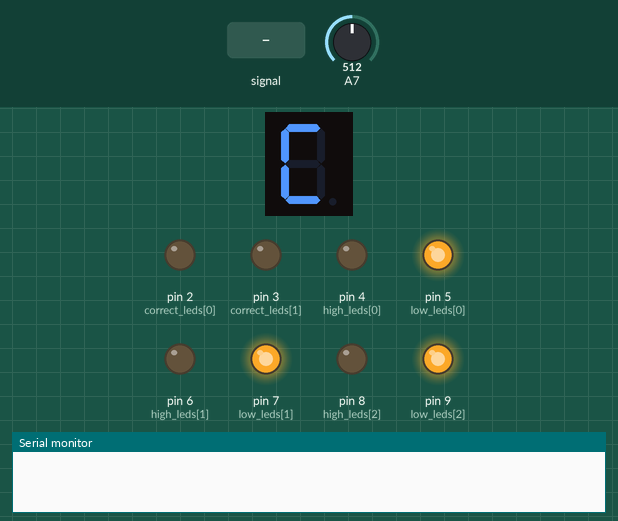
The sketch below on a simulated Arduino Uno, built with avr-gcc and run on an emulated ATmega328P. Shown: 1-digit seven-segment display, output pins drawn as LEDs (lit = HIGH), the last lines printed to the serial monitor. Wiring (inferred from the names in the program): 1-digit 7-segment display, segments lit when HIGH: segments A3, A2, pin 12, pin 11, pin 10, A4, A5, pin 13. Dashed ring = blinking. The inputs (shaded band) are chosen by the test bench; at power-on: A7 = 512. The segment pins are drawn as the display they are named for; pins used as bus, display or sensor lines are not drawn.

Above: at 1.2 s.
1.3 s: A7 fed a 200 Hz sine of ±255 counts around its level
At 3.38 s:
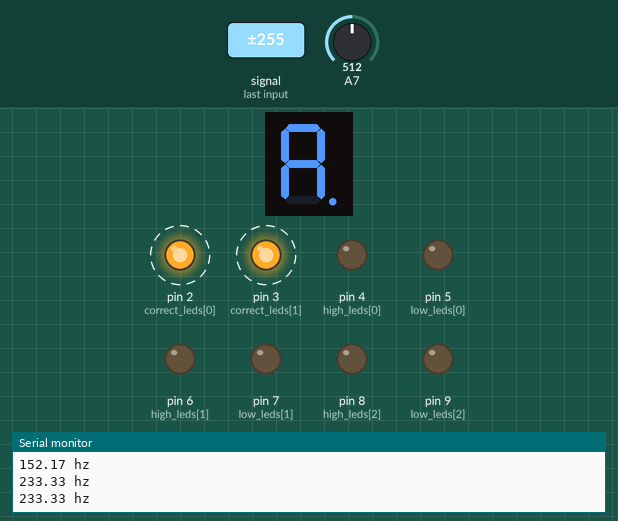
3.5 s: A7 fed a 1000 Hz sine of ±255 counts around its level
At 3.97 s:
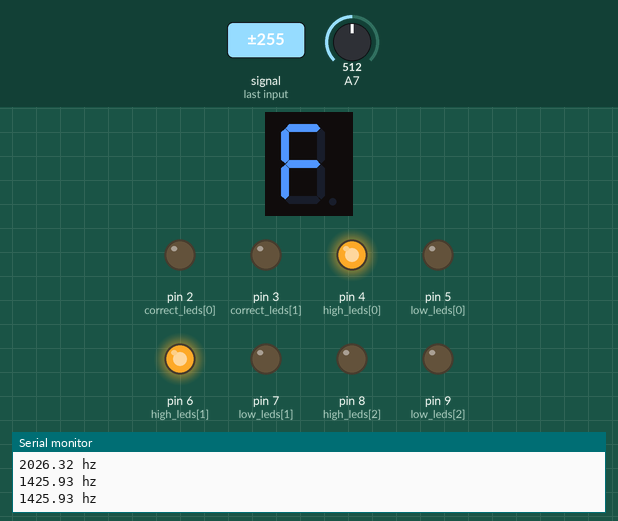
5.3 s: A7 fed a 50 Hz sine of ±306 counts around its level
At 6.38 s:
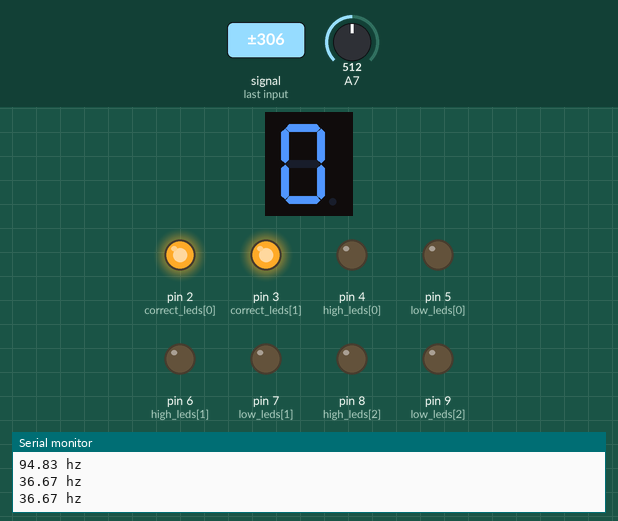
7.7 s: A7 set to 0
At 9.1 s:
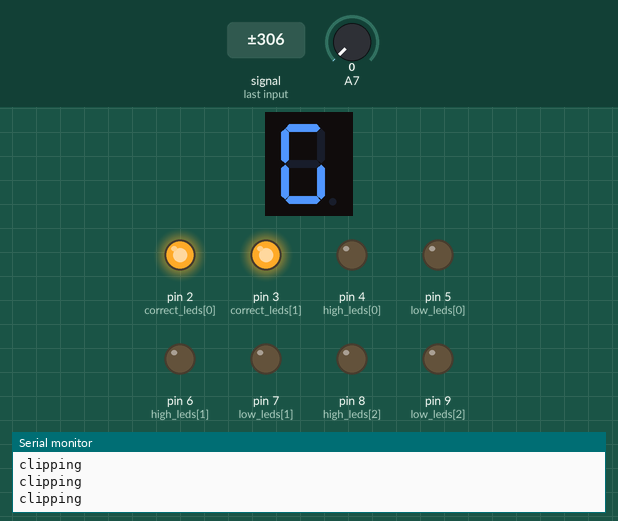
Timing chart, 0 to 10.6 s (numbered marks = the images above; inputs shaded):
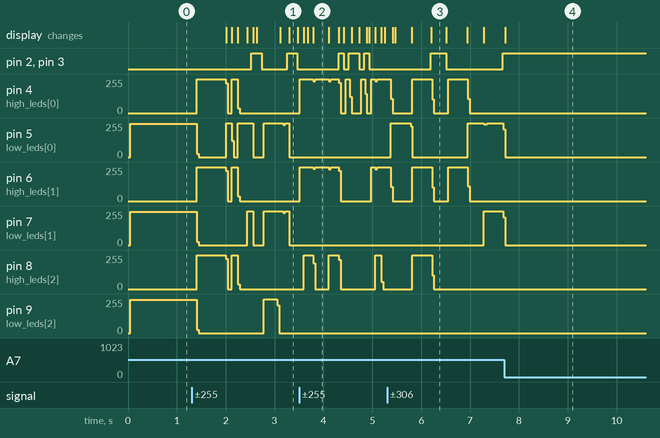

Measured:
- after the input at 1.3 s, pin 2 (correct_leds[0]), pin 3 (correct_leds[1]): alternates HIGH for 0.21 s and LOW for 0.53 s, starting after 1.2 s
- after the input at 3.5 s, pin 2 (correct_leds[0]), pin 3 (correct_leds[1]): goes HIGH 0.10 s, LOW 0.11 s, HIGH 0.21 s, LOW 0.11 s, HIGH 0.10 s, then LOW, starting after 0.81 s
- after the input at 5.3 s, pin 7 (low_leds[1]): 0/255 → 254/255 after 2.0 s, → 208/255 0.40 s later; pin 8 (high_leds[2]): 0/255 → 253/255 after 0.52 s, → 0/255 0.40 s later
- after the input at 7.7 s, pin 2 (correct_leds[0]), pin 3 (correct_leds[1]): stays HIGH (without the input it goes to LOW after 0.28 s)

The sketch:

RTOS_tuner.ino
```cpp
#include <Arduino_FreeRTOS.h>
#include <math.h>

// Output pin connections
#define SEG_A A3
#define SEG_B A2
#define SEG_C 12
#define SEG_D 11
#define SEG_E 10
#define SEG_F A4
#define SEG_G A5
#define SEG_DP 13

#define NUMBER_OF_LEDS 3

const int correct_leds[2] = {2, 3};
const int low_leds[NUMBER_OF_LEDS] = {5, 7, 9};
const int high_leds[NUMBER_OF_LEDS] = {4, 6, 8};

// Clipping indicator variables
boolean clipping = 0;

// Data storage variables
byte newData = 0;
byte prevData = 0;
unsigned int time = 0;        //keeps time and sends vales to store in timer[] occasionally
int timer[10];                //storage for timing of events
int slope[10];                //storage for slope of events
unsigned int totalTimer;      //used to calculate period
unsigned int period;          //storage for period of wave
byte index = 0;               //current storage index
float frequency;              //storage for frequency calculations
int maxSlope = 0;             //used to calculate max slope as trigger point
int newSlope;                 //storage for incoming slope data

// Variables for decided whether you have a match
byte noMatch = 0;             //counts how many non-matches you've received to reset variables if it's been too long
byte slopeTol = 3;            //slope tolerance- adjust this if you need (default = 3)
int timerTol = 10;            //timer tolerance- adjust this if you need (default = 10)

// Variables for amp detection
unsigned int ampTimer = 0;
byte maxAmp = 0;
byte checkMaxAmp;
byte ampThreshold = 24;       //raise if you have a very noisy signal (default = 30) (8 -> vpp = 350mV)

// Variables for frequency to note conversion
float correctFrequency;
int octave;

// Functions forward declaration
void reset(void);
void checkClipping();

// Define two tasks for Blink & AnalogRead
void TaskReadFrequency(void *pvParameters);
void TaskShowOutput(void *pvParameters);

// The setup function runs once when you press reset or power the board
void setup() {
  Serial.begin(9600);

  // Outputs 7SEG
  pinMode(SEG_A, OUTPUT);
  pinMode(SEG_B, OUTPUT);
  pinMode(SEG_C, OUTPUT);
  pinMode(SEG_D, OUTPUT);
  pinMode(SEG_E, OUTPUT);
  pinMode(SEG_F, OUTPUT);
  pinMode(SEG_G, OUTPUT);
  pinMode(SEG_DP, OUTPUT);

  // Output LEDS
  pinMode(correct_leds[0], OUTPUT);
  pinMode(correct_leds[1], OUTPUT);
  for (int i = 0; i < NUMBER_OF_LEDS; i++) {
    pinMode(low_leds[i], OUTPUT);
    pinMode(high_leds[i], OUTPUT);
  }

  // Create tasks
  xTaskCreate(TaskReadFrequency, "ReadFrequency", 128, NULL, 2, NULL);  //Task, Name, Stack size, PvParameters, Priority, PuxStackBuffer, pxTaskBuffer
  xTaskCreate(TaskShowOutput, "ShowOutput", 128, NULL, 1, NULL);  //Task, Name, Stack size, PvParameters, Priority, PuxStackBuffer, pxTaskBuffer


  // Now the task scheduler, which takes over control of scheduling individual tasks, is automatically started.
}

void loop()
{
  // Empty. Things are done in Tasks.
}

/*--------------------------------------------------*/
/*---------------------- Tasks ---------------------*/
/*--------------------------------------------------*/
void TaskReadFrequency(void *pvParameters){
  (void) pvParameters;

  cli();//diable interrupts

  //set up continuous sampling of analog pin 0 at 38.5kHz

  //clear ADCSRA and ADCSRB registers
  ADCSRA = 0;
  ADCSRB = 0;

  ADMUX |= (1 << MUX2) | (1 << MUX1) | (1 << MUX0);       //Select ADC7 (A0)
  ADMUX |= (1 << REFS0);                                  //set reference voltage
  ADMUX |= (1 << ADLAR);                                  //left align the ADC value- so we can read highest 8 bits from ADCH register only

  ADCSRA |= (1 << ADPS2) | (1 << ADPS0);                  //set ADC clock with 32 prescaler- 16mHz/32=500kHz
  ADCSRA |= (1 << ADATE);                                 //enabble auto trigger
  ADCSRA |= (1 << ADIE);                                  //enable interrupts when measurement complete
  ADCSRA |= (1 << ADEN);                                  //enable ADC
  ADCSRA |= (1 << ADSC);                                  //start ADC measurements

  sei();                                                  //enable interrupts

  for(;;){                                  //inf loop
    checkClipping();

    if (checkMaxAmp>ampThreshold){
      frequency = 38500/float(period);      //calculate frequency timer rate/period


      // print results
      Serial.print(frequency);
      Serial.println(" hz");
    }

    vTaskDelay(100/portTICK_PERIOD_MS); // wait for 100 ms
  }
}

void TaskShowOutput(void *pvParameters) {
  (void) pvParameters;

  for(;;) {                                 //inf loop
    checkNote(frequency);
    determineNumberOfLeds(frequency);
  }
}

/*--------------------------------------------------*/
/*-------------------- Functions -------------------*/
/*--------------------------------------------------*/
//clean out some variables
void reset(){
  index = 0;                    //reset index
  noMatch = 0;                  //reset match couner
  maxSlope = 0;                 //reset slope
}

//manage clipping indication
void checkClipping(){
  if (clipping){               //if currently clipping
    clipping = 0;
  }
}

// Displays a note on the 7SEG-display
void displayNote(char note, bool sharp) {
  switch (note) {
    case 'A':
      digitalWrite(SEG_A, HIGH);
      digitalWrite(SEG_B, HIGH);
      digitalWrite(SEG_C, HIGH);
      digitalWrite(SEG_D, LOW);
      digitalWrite(SEG_E, HIGH);
      digitalWrite(SEG_F, HIGH);
      digitalWrite(SEG_G, HIGH);
      sharp ? digitalWrite(SEG_DP, HIGH) : digitalWrite(SEG_DP, LOW);
      break;
    case 'B':
      digitalWrite(SEG_A, HIGH);
      digitalWrite(SEG_B, HIGH);
      digitalWrite(SEG_C, HIGH);
      digitalWrite(SEG_D, HIGH);
      digitalWrite(SEG_E, HIGH);
      digitalWrite(SEG_F, HIGH);
      digitalWrite(SEG_G, HIGH);
      digitalWrite(SEG_DP, LOW);    // B# doesn't exist
      break;
    case 'C':
      digitalWrite(SEG_A, HIGH);
      digitalWrite(SEG_B, LOW);
      digitalWrite(SEG_C, LOW);
      digitalWrite(SEG_D, HIGH);
      digitalWrite(SEG_E, HIGH);
      digitalWrite(SEG_F, HIGH);
      digitalWrite(SEG_G, LOW);
      sharp ? digitalWrite(SEG_DP, HIGH) : digitalWrite(SEG_DP, LOW);
      break;
    case 'D':
      digitalWrite(SEG_A, HIGH);
      digitalWrite(SEG_B, HIGH);
      digitalWrite(SEG_C, HIGH);
      digitalWrite(SEG_D, HIGH);
      digitalWrite(SEG_E, HIGH);
      digitalWrite(SEG_F, HIGH);
      digitalWrite(SEG_G, LOW);
      sharp ? digitalWrite(SEG_DP, HIGH) : digitalWrite(SEG_DP, LOW);
      break;
    case 'E':
      digitalWrite(SEG_A, HIGH);
      digitalWrite(SEG_B, LOW);
      digitalWrite(SEG_C, LOW);
      digitalWrite(SEG_D, HIGH);
      digitalWrite(SEG_E, HIGH);
      digitalWrite(SEG_F, HIGH);
      digitalWrite(SEG_G, HIGH);
      digitalWrite(SEG_DP, LOW);    // E# doesn't exist
      break;
    case 'F':
      digitalWrite(SEG_A, HIGH);
      digitalWrite(SEG_B, LOW);
      digitalWrite(SEG_C, LOW);
      digitalWrite(SEG_D, LOW);
      digitalWrite(SEG_E, HIGH);
      digitalWrite(SEG_F, HIGH);
      digitalWrite(SEG_G, HIGH);
      sharp ? digitalWrite(SEG_DP, HIGH) : digitalWrite(SEG_DP, LOW);
      break;
    case 'G':
      digitalWrite(SEG_A, HIGH);
      digitalWrite(SEG_B, LOW);
      digitalWrite(SEG_C, HIGH);
      digitalWrite(SEG_D, HIGH);
      digitalWrite(SEG_E, HIGH);
      digitalWrite(SEG_F, HIGH);
      digitalWrite(SEG_G, LOW);
      sharp ? digitalWrite(SEG_DP, HIGH) : digitalWrite(SEG_DP, LOW);
      break;
    default:
      digitalWrite(SEG_A, LOW);
      digitalWrite(SEG_B, LOW);
      digitalWrite(SEG_C, LOW);
      digitalWrite(SEG_D, LOW);
      digitalWrite(SEG_E, LOW);
      digitalWrite(SEG_F, LOW);
      digitalWrite(SEG_G, LOW);
      digitalWrite(SEG_DP, LOW);
      break;
  }
}

// Puts the green LEDs on or off
void powerCorrectLeds(bool on) {
  if (on) {
    digitalWrite(correct_leds[0], HIGH);
    digitalWrite(correct_leds[1], HIGH);
  } else {
    digitalWrite(correct_leds[0], LOW);
    digitalWrite(correct_leds[1], LOW);
  }
}

// Toggle a number of leds on
void setLeds(int leds[NUMBER_OF_LEDS], int number) {
  for (int i = 0; i < NUMBER_OF_LEDS; i++) {
    digitalWrite(leds[i], LOW);
  }

  for (int j = 0; j < number; j++) {
    digitalWrite(leds[j], HIGH);
  }
}

// Controls the output of the LED's based on the measured frequency
void determineNumberOfLeds(float frequency) {

  // Calculate the margin of error (music tones are log2 based => exponential error)
  float error = 0.125*pow(2,octave);

  // Frequency < correctFrequeny of the closest tone
  if (frequency < correctFrequency - error) {

    // Calculate previous tone and the halfway point between the previous tone's frequency and the closest tone's frequency
    float previous_tone = correctFrequency * pow(2,-1.0/12);
    float halfway_previous_tone = calculateHalfway(previous_tone, correctFrequency - error);

    // Divide the difference between the halfway point and the correct frequency of the closest tone in three parts
    float one_third = halfway_previous_tone + 2 * (correctFrequency - error - halfway_previous_tone)/3;
    float two_thirds = halfway_previous_tone + (correctFrequency - error - halfway_previous_tone)/3;

    // Reset LED's
    powerCorrectLeds(false);

    // Determine in which third the measured frequency belongs and display the LED's accordingly
    setLeds(high_leds, 0);
    if (frequency < two_thirds) {
      setLeds(low_leds, 3);
    } else if (frequency < one_third) {
      setLeds(low_leds, 2);
    } else {
      setLeds(low_leds, 1);
    }
    // Debugging
    // Serial.print(frequency);
    // Serial.print(",");
    // Serial.print(correctFrequency);
    // Serial.print(",");
    // Serial.print(one_third);
    // Serial.print(",");
    // Serial.print(two_thirds);
    // Serial.print(",");
    // Serial.println(halfway_previous_tone);

  // Frequency > correctFrequeny of the closest tone
  } else if (frequency > correctFrequency + error) {

    // Calculate next tone and the halfway point between the next tone's frequency and the closest tone's frequency
    float next_tone = correctFrequency * pow(2,1.0/12);
    float halfway_next_tone = calculateHalfway(correctFrequency + error, next_tone);

    // Divide the difference between the halfway point and the correct frequency of the closest tone in three parts
    float one_third = halfway_next_tone - 2 * (halfway_next_tone - (correctFrequency + error))/3;
    float two_thirds = halfway_next_tone - (halfway_next_tone - (correctFrequency + error))/3;

    // Reset LED's
    powerCorrectLeds(false);

    // Determine in which third the measured frequency belongs and display the LED's accordingly
    setLeds(low_leds, 0);
    if (frequency > two_thirds) {
      setLeds(high_leds, 3);
    } else if (frequency > one_third) {
      setLeds(high_leds, 2);
    } else {
      setLeds(high_leds, 1);
    }
    // Debugging
    // Serial.print(frequency);
    // Serial.print(",");
    // Serial.print(correctFrequency);
    // Serial.print(",");
    // Serial.print(one_third);
    // Serial.print(",");
    // Serial.print(two_thirds);
    // Serial.print(",");
    // Serial.println(halfway_next_tone);

  // If the measured frequency is within the margin for error
  } else {
    // Power green LED's and reset other LED's
    powerCorrectLeds(true);
    setLeds(low_leds, 0);
    setLeds(high_leds, 0);
  }
}

// Determine the correct frequency and display the note on 7SEG
void checkNote(float frequency){

  // Calculate the octave of the measured frequency
  octave = floor((log(frequency/16.35)/log(2)));

  // Calculate all the tones in this frequency
  float c_note =        16.35*pow(2,octave);
  float c_sharp_note =  17.32*pow(2,octave);
  float d_note =        18.35*pow(2,octave);
  float d_sharp_note =  19.45*pow(2,octave);
  float e_note =        20.60*pow(2,octave);
  float f_note =        21.83*pow(2,octave);
  float f_sharp_note =  23.12*pow(2,octave);
  float g_note =        24.50*pow(2,octave);
  float g_sharp_note =  25.96*pow(2,octave);
  float a_note =        27.50*pow(2,octave);
  float a_sharp_note =  29.14*pow(2,octave);
  float b_note =        30.87*pow(2,octave);
  float higher_c_note = 16.35*pow(2,octave+1);

  // Check the closest tone to the measured frequency
  if (frequency > calculateHalfway(c_note, c_sharp_note)) {
    if (frequency > calculateHalfway(c_sharp_note, d_note)) {
      if (frequency > calculateHalfway(d_note, d_sharp_note)) {
        if (frequency > calculateHalfway(d_sharp_note, e_note)) {
          if (frequency > calculateHalfway(e_note, f_note)) {
            if (frequency > calculateHalfway(f_note, f_sharp_note)) {
              if (frequency > calculateHalfway(f_sharp_note, g_note)) {
                if (frequency > calculateHalfway(g_note, g_sharp_note)) {
                  if (frequency > calculateHalfway(g_sharp_note,a_note)) {
                    if (frequency > calculateHalfway(a_note, a_sharp_note)) {
                      if (frequency > calculateHalfway(a_sharp_note, b_note)) {
                        if (frequency > calculateHalfway(b_note, higher_c_note)) {
                          // C
                          displayNote('C', false);
                          correctFrequency = higher_c_note;
                        } else {
                          // B
                          displayNote('B', false);
                          correctFrequency = b_note;
                        }
                      } else {
                        // A#
                        displayNote('A', true);
                        correctFrequency = a_sharp_note;
                      }
                    } else {
                      // A
                      displayNote('A', false);
                      correctFrequency = a_note;
                    }
                  } else {
                    // G#
                    displayNote('G', true);
                    correctFrequency = g_sharp_note;
                  }
                } else {
                  // G
                  displayNote('G', false);
                  correctFrequency = g_note;
                }
              } else {
                // F#
                displayNote('F', true);
                correctFrequency = f_sharp_note;
              }
            } else {
              // F
              displayNote('F', false);
              correctFrequency = f_note;
            }
          } else {
            // E
            displayNote('E', false);
            correctFrequency = e_note;
          }
        } else {
          // D#
          displayNote('D', true);
          correctFrequency = d_sharp_note;
        }
      } else {
        // D
        displayNote('D', false);
        correctFrequency = d_note;
      }
    } else {
      // C#
      displayNote('C', true);
      correctFrequency = c_sharp_note;
    }
  } else {
    // C
    displayNote('C', false);
    correctFrequency = c_note;
  }
}

// Helper function (could be improved by calculating the logaritmic halfway point instead of the linear)
float calculateHalfway(float low, float high) {
  float halfway = low + (high - low)/2;
  return halfway;
}
/*--------------------------------------------------*/
/*----------------------- ISR ----------------------*/
/*--------------------------------------------------*/
ISR(ADC_vect) {                                 //when new ADC value ready
  //PORTB &= B11101111;                           //set pin 12 low
  prevData = newData;                           //store previous value
  newData = ADCH;                               //get value from A0
  if (prevData < 127 && newData >=127){         //if increasing and crossing midpoint
    newSlope = newData - prevData;              //calculate slope
    if (abs(newSlope-maxSlope)<slopeTol){       //if slopes are ==
      //record new data and reset time
      slope[index] = newSlope;
      timer[index] = time;
      time = 0;
      if (index == 0){                          //new max slope just reset
        //PORTB |= B00010000;                     //set pin 12 high
        noMatch = 0;
        index++;                                //increment index
      }
      else if (abs(timer[0]-timer[index])<timerTol && abs(slope[0]-newSlope)<slopeTol){//if timer duration and slopes match
        //sum timer values
        totalTimer = 0;
        for (byte i=0; i<index; i++){
          totalTimer+=timer[i];
        }
        period = totalTimer;                    //set period
        //reset new zero index values to compare with
        timer[0] = timer[index];
        slope[0] = slope[index];
        index = 1;                              //set index to 1
        //PORTB |= B00010000;                     //set pin 12 high
        noMatch = 0;
      }
      else{                                     //crossing midpoint but not match
        index++;                                //increment index
        if (index > 9){
          reset();
        }
      }
    }
    else if (newSlope>maxSlope){                //if new slope is much larger than max slope
      maxSlope = newSlope;
      time = 0;                                 //reset clock
      noMatch = 0;
      index = 0;                                //reset index
    }
    else{//slope not steep enough
      noMatch++;//increment no match counter
      if (noMatch>9){
        reset();
      }
    }
  }

  if (newData == 0 || newData == 1023){          //if clipping
    clipping = 1;                                //currently clipping
    Serial.println("clipping");
  }

  time++;//increment timer at rate of 38.5kHz (ADC inputbandwwidth = 38.5KHz)

  ampTimer++;//increment amplitude timer
  if (abs(127-ADCH)>maxAmp){
    maxAmp = abs(127-ADCH);
  }
  if (ampTimer==1000){
    ampTimer = 0;
    checkMaxAmp = maxAmp;
    maxAmp = 0;
  }

}
```
